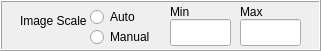
     <widget class="QFrame" name="frameScaleImage_4">
      <property name="geometry">
       <rect>
        <x>650</x>
        <y>260</y>
        <width>321</width>
        <height>51</height>
       </rect>
      </property>
      <property name="frameShape">
       <enum>QFrame::Box</enum>
      </property>
      <property name="frameShadow">
       <enum>QFrame::Raised</enum>
      </property>
      <widget class="QRadioButton" name="radioButtonImageAutoFlight">
       <property name="geometry">
        <rect>
         <x>90</x>
         <y>6</y>
         <width>61</width>
         <height>22</height>
        </rect>
       </property>
       <property name="text">
        <string>Auto</string>
       </property>
      </widget>
      <widget class="QRadioButton" name="radioButtonImageManualFlight">
       <property name="geometry">
        <rect>
         <x>90</x>
         <y>26</y>
         <width>81</width>
         <height>22</height>
        </rect>
       </property>
       <property name="text">
        <string>Manual</string>
       </property>
      </widget>
      <widget class="QLineEdit" name="lineEditImageMinFlight">
       <property name="geometry">
        <rect>
         <x>170</x>
         <y>19</y>
         <width>61</width>
         <height>27</height>
        </rect>
       </property>
      </widget>
      <widget class="QLabel" name="label_106">
       <property name="geometry">
        <rect>
         <x>170</x>
         <y>3</y>
         <width>51</width>
         <height>17</height>
        </rect>
       </property>
       <property name="text">
        <string>Min</string>
       </property>
      </widget>
      <widget class="QLabel" name="label_107">
       <property name="geometry">
        <rect>
         <x>240</x>
         <y>3</y>
         <width>51</width>
         <height>17</height>
        </rect>
       </property>
       <property name="text">
        <string>Max</string>
       </property>
      </widget>
      <widget class="QLineEdit" name="lineEditImageMaxFlight">
       <property name="geometry">
        <rect>
         <x>240</x>
         <y>19</y>
         <width>61</width>
         <height>27</height>
        </rect>
       </property>
      </widget>
      <widget class="QLabel" name="label_108">
       <property name="geometry">
        <rect>
         <x>20</x>
         <y>5</y>
         <width>71</width>
         <height>31</height>
        </rect>
       </property>
       <property name="text">
        <string>Image Scale</string>
       </property>
       <property name="wordWrap">
        <bool>true</bool>
       </property>
      </widget>
      <zorder>label_106</zorder>
      <zorder>label_107</zorder>
      <zorder>lineEditImageMaxFlight</zorder>
      <zorder>label_108</zorder>
      <zorder>radioButtonImageAutoFlight</zorder>
      <zorder>radioButtonImageManualFlight</zorder>
      <zorder>lineEditImageMinFlight</zorder>
     </widget>
